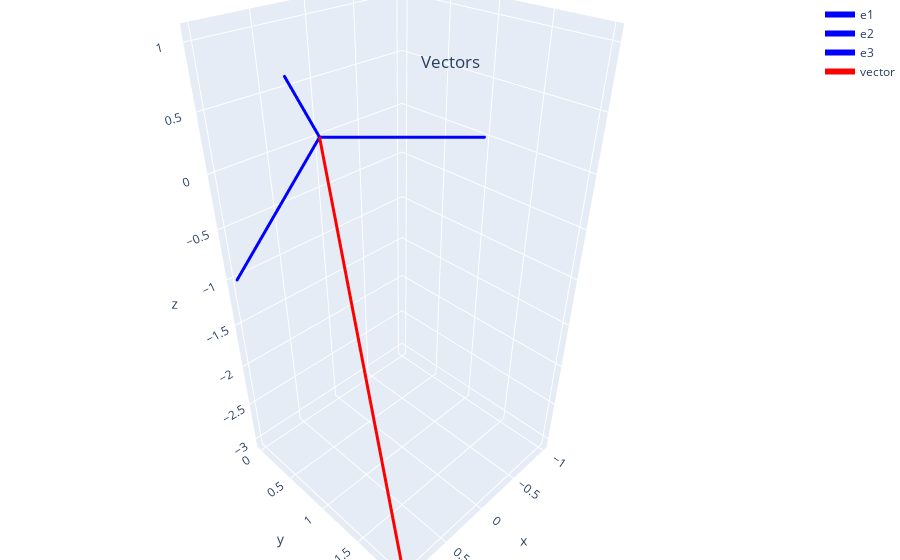

Here is the notebook cell this chart was saved with:
### Code cell
v1 = [1,1,1]
v2 = [-1,1,0]
v3 = [1,0,-1]
w = [1,2,-3]
Visual(v1,v2,v3,w)
composantes(v1,v2,v3,w)

### Figure 1 — Plotly figure (JSON) as saved in the notebook; plotly's stock layout.template omitted (floating-point values rounded to 4 significant figures)
{"data": [{"line": {"color": "blue", "width": 6}, "marker": {"color": "blue", "size": 1}, "name": "e1", "type": "scatter3d", "x": [0, 1], "y": [0, 1], "z": [0, 1]}, {"line": {"color": "blue", "width": 6}, "marker": {"color": "blue", "size": 1}, "name": "e2", "type": "scatter3d", "x": [0, -1], "y": [0, 1], "z": [0, 0]}, {"line": {"color": "blue", "width": 6}, "marker": {"color": "blue", "size": 1}, "name": "e3", "type": "scatter3d", "x": [0, 1], "y": [0, 0], "z": [0, -1]}, {"line": {"color": "red", "width": 6}, "marker": {"color": "red", "size": 1}, "name": "vector", "type": "scatter3d", "x": [0, 1], "y": [0, 2], "z": [0, -3]}], "layout": {"margin": {"b": 0, "l": 0, "r": 0, "t": 0}, "title": {"text": "Vectors", "x": 0.5, "xanchor": "center", "y": 0.9, "yanchor": "top"}}}
